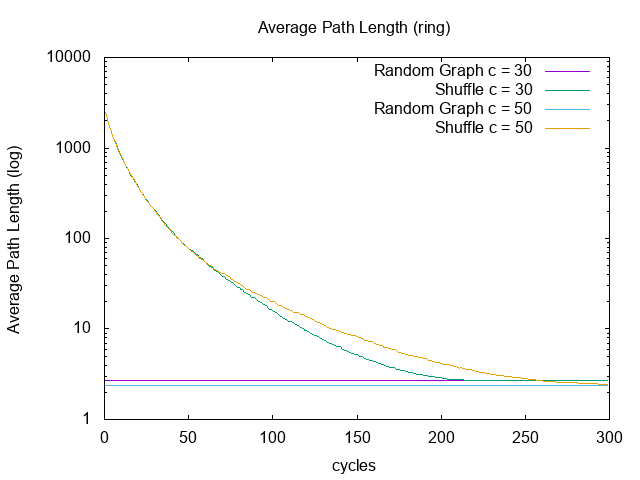

The gnuplot source for this figure:
# You can uncomment the following lines to produce a png figure
set terminal png enhanced
set output 'plotPath-ring.png'

set title "Average Path Length (ring)"
set xlabel "cycles"
set ylabel "Average Path Length (log)"
set key right top
set logscale y 
plot "random/paRandom30.txt" title 'Random Graph c = 30' with lines, \
	"ring/pa30.txt" title 'Shuffle c = 30' with lines, \
	"random/paRandom50.txt" title 'Random Graph c = 50' with lines, \
	"ring/pa50.txt" title 'Shuffle c = 50' with lines